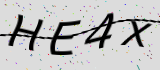
#> input picture test.jpg, 160 x 70 px
$ python TestOcr.py
#> lines starting #> are read from the running program, lines starting #| are printed output that depends on the picture
# -*- coding: utf-8 -*-
from PIL import Image as IM
from matplotlib import pyplot as plt
import cv2

img = cv2.imread('test.jpg')
#> img is the input picture: shape (70, 160, 3); mean B, G, R 191.4, 191.3, 191.5

GrayImage = cv2.cvtColor(img, cv2.COLOR_BGR2GRAY)
blurred = cv2.GaussianBlur(GrayImage, (5, 5), 0)#高斯滤波
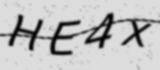
#> blurred: shape (70, 160); min 2, max 222, mean 191.4
# ret, thresh1 = cv2.threshold(blurred, 100, 255, cv2.THRESH_BINARY)
# ret, thresh2 = cv2.threshold(blurred, 100, 255, cv2.THRESH_BINARY_INV)
ret, thresh3 = cv2.threshold(blurred, 100, 255, cv2.THRESH_TRUNC)
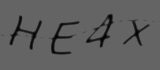
#> thresh3: shape (70, 160); min 2, max 100, mean 94.4
# ret, thresh4 = cv2.threshold(blurred, 100, 255, cv2.THRESH_TOZERO)
# ret, thresh5 = cv2.threshold(blurred, 100, 255, cv2.THRESH_TOZERO_INV)
titles = ['Gray Image', 'BINARY', 'BINARY_INV', 'TRUNC', 'TOZERO', 'TOZERO_INV']

cv2.imwrite('index_removeline.jpg', thresh3)

# [4 lines of commented-out code are left out]
